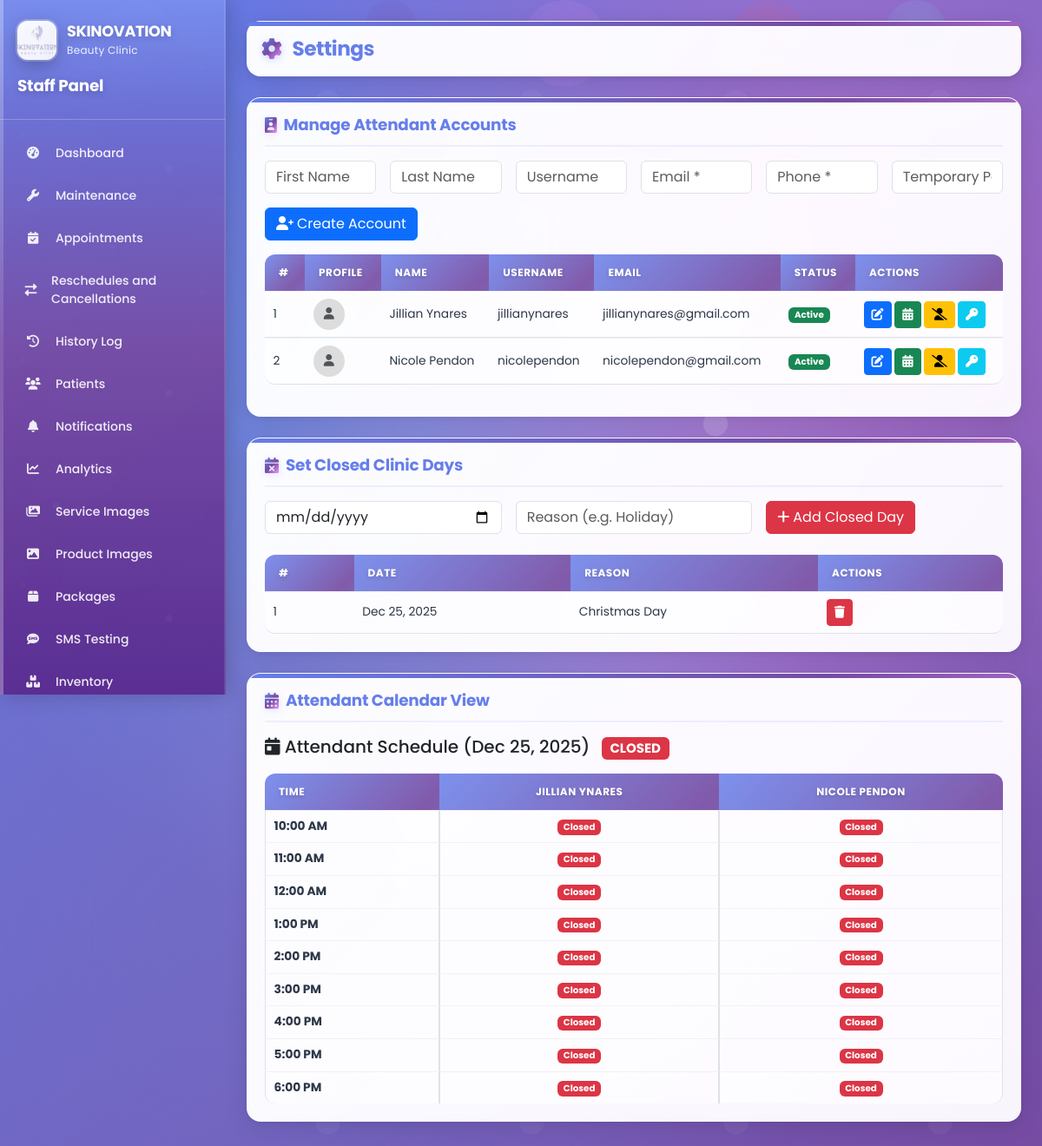
/appointments/admin/settings/ (signed in), run on the app's committed database.
### accounts/models.py (models this page shows, shortened)
class User(AbstractUser):
    USER_TYPE_CHOICES = [
        ('patient', 'Patient'),
        ('admin', 'Staff'),
        ('owner', 'Owner'),
        ('attendant', 'Attendant'),
    ]
    GENDER_CHOICES = [
        ('male', 'Male'),
        ('female', 'Female'),
        ('other', 'Other'),
    ]
    CIVIL_STATUS_CHOICES = [
        ('single', 'Single'),
        ('married', 'Married'),
        ('widowed', 'Widowed'),
        ('divorced', 'Divorced'),
        ('separated', 'Separated'),
    ]
    user_type = models.CharField(max_length=10, choices=USER_TYPE_CHOICES, default='patient')
    phone = models.CharField(
        max_length=20,
        validators=[RegexValidator(
            regex=r'^\+?1?\d{9,15}$',
            message="Phone number must be entered in the format: '+999999999'. Up to 15 digits allowed."
        )],
        blank=True
    )
    middle_name = models.CharField(max_length=255, blank=True, null=True)
    address = models.TextField(blank=True, null=True, help_text="Complete address")
    gender = models.CharField(max_length=10, choices=GENDER_CHOICES, blank=True, null=True)
    civil_status = models.CharField(max_length=10, choices=CIVIL_STATUS_CHOICES, blank=True, null=True)
    birthday = models.DateField(blank=True, null=True)
    occupation = models.CharField(max_length=255, blank=True, null=True)
    profile_picture = models.ImageField(upload_to='profile_pictures/', blank=True, null=True)
    archived = models.BooleanField(default=False)
    created_at = models.DateTimeField(auto_now_add=True)
    updated_at = models.DateTimeField(auto_now=True)
    class Meta:
        db_table = 'users'

### appointments/models.py (models this page shows, shortened)
class ClosedDay(models.Model):
    date = models.DateField(unique=True)
    reason = models.CharField(max_length=255, blank=True, null=True)
    created_at = models.DateTimeField(auto_now_add=True)
    class Meta:
        db_table = 'closed_days'
        ordering = ['-date']

### appointments/admin_views.py (the view)
# urls.py: path('admin/settings/', admin_views.admin_settings, name='admin_settings'),
@login_required
@user_passes_test(is_admin)
def admin_settings(request):
    from .models import ClosedDay
    closed_days = ClosedDay.objects.all()
    attendant_users = User.objects.filter(user_type='attendant').order_by('username')
    active_attendant_users = User.objects.filter(user_type='attendant', is_active=True).order_by('username')
    attendant_users_with_profiles = []
    attendant_display_names = {}
    for user in attendant_users:
        try:
            profile = user.attendant_profile
            attendant_users_with_profiles.append((user, profile))
        except AttendantProfile.DoesNotExist:
            attendant_users_with_profiles.append((user, None))
        except Exception as e:
            from django.db import OperationalError
            if isinstance(e, OperationalError):
                attendant_users_with_profiles.append((user, None))
            else:
                attendant_users_with_profiles.append((user, None))
        attendant_display_names[user.id] = get_attendant_display_name(user)
    hours = ['10', '11', '12', '13', '14', '15', '16', '17', '18']
    today = timezone.now().date()
    is_today_closed = ClosedDay.objects.filter(date=today).exists()
    context = {
        'closed_days': closed_days,
        'hours': hours,
        'attendant_users': attendant_users,
        'active_attendant_users': active_attendant_users,
        'attendant_users_with_profiles': attendant_users_with_profiles,
        'attendant_display_names': attendant_display_names,
        'is_today_closed': is_today_closed,
        'today': today,
    }
    return render(request, 'appointments/admin_settings.html', context)

### appointments/admin_views.py (called while the page is built)
def is_admin(user):
    return user.is_authenticated and user.user_type == 'admin'

def get_attendant_display_name(user):
    import re
    match = re.search(r'attendant(\d+)', user.username.lower())
    if match:
        number = match.group(1)
        name = user.get_full_name() or user.username
        return f"Attendant {number} - {name}"
    return user.get_full_name() or user.username

### appointments/context_processors.py (called while the page is built)
def notification_count(request):
    if request.user.is_authenticated:
        if request.user.user_type == 'admin':
            count = Notification.objects.filter(patient__isnull=True, is_read=False).count()
        elif request.user.user_type == 'owner':
            count = Notification.objects.filter(patient__isnull=True, is_read=False).count()
        elif request.user.user_type == 'attendant':
            count = Notification.objects.filter(
                (Q(patient=request.user) | Q(patient__isnull=True)),
                is_read=False
            ).count()
        else:
            count = Notification.objects.filter(patient=request.user, is_read=False).count()
    else:
        count = 0
    return {
        'notification_count': count
    }

### appointments/templatetags/appointment_filters.py (called while the page is built)
@register.filter
def attendant_display_name(user):
    if not user:
        return ""
    match = re.search(r'attendant(\d+)', user.username.lower())
    if match:
        number = match.group(1)
        name = user.get_full_name() or user.username
        return f"Attendant {number} - {name}"
    return user.get_full_name() or user.username

@register.simple_tag
def get_weekdays():
    return ['Monday', 'Tuesday', 'Wednesday', 'Thursday', 'Friday', 'Saturday', 'Sunday']

### templates/appointments/admin_settings.html (shortened to what this page needs)
{% extends 'appointments/admin_base.html' %}
{% load static %}
{% load appointment_filters %}
{% block content %}
<div class="content-header">
    <h1 class="page-title">
        <i class="fas fa-cog"></i>
        Settings
    </h1>
</div>
<div class="content-card mb-4">
    <h3 class="card-title">
        <i class="fas fa-id-badge"></i>
        Manage Attendant Accounts
    </h3>
    <form method="post" action="{% url 'appointments:admin_create_attendant_user' %}" class="row g-3 mb-3">
        <div class="col-md-2">
            <input type="text" name="first_name" class="form-control" placeholder="First Name" required id="attendant_first_name" style="text-transform: capitalize;">
        </div>
        <div class="col-md-2">
            <input type="text" name="last_name" class="form-control" placeholder="Last Name" required id="attendant_last_name" style="text-transform: capitalize;">
        </div>
        <div class="col-md-2">
            <input type="text" name="username" class="form-control" placeholder="Username" required id="attendant_username" style="text-transform: capitalize;">
        </div>
        <div class="col-md-2">
            <input type="email" name="email" class="form-control" placeholder="Email *" required>
        </div>
        <div class="col-md-2">
            <input type="text" name="phone" class="form-control" placeholder="Phone *" required maxlength="11" pattern="09[0-9]{9}" title="11-digit Philippine phone number starting with 09">
        </div>
        <div class="col-md-2">
            <input type="text" name="password" class="form-control" placeholder="Temporary Password" required>
        </div>
        <div class="col-12">
            <button type="submit" class="btn btn-primary">
                <i class="fas fa-user-plus me-1"></i>Create Account
            </button>
        </div>
    </form>
    <div class="table-responsive mb-3">
        <table class="table">
            <thead>
                <tr>
                    <th>#</th>
                    <th>PROFILE</th>
                    <th>NAME</th>
                    <th>USERNAME</th>
                    <th>EMAIL</th>
                    <th>STATUS</th>
                    <th>ACTIONS</th>
                </tr>
            </thead>
            <tbody>
                {% for attendant_user in attendant_users %}
                <tr>
                    <td>{{ forloop.counter }}</td>
                    <td>
                        {% if attendant_user.profile_picture %}
                        <img src="{{ attendant_user.profile_picture.url }}" alt="Profile" style="width: 36px; height: 36px; border-radius: 50%; object-fit: cover;">
                        {% else %}
                        <div style="width: 36px; height: 36px; border-radius: 50%; background-color: #ddd; display: flex; align-items: center; justify-content: center;">
                            <i class="fas fa-user text-muted"></i>
                        </div>
                        {% endif %}
                    </td>
                    <td>{{ attendant_user|attendant_display_name }}</td>
                    <td>{{ attendant_user.username }}</td>
                    <td>{{ attendant_user.email|default:"—" }}</td>
                    <td>
                        {% if attendant_user.is_active %}
                            <span class="badge bg-success">Active</span>
                        {% else %}
                            <span class="badge bg-secondary">Inactive</span>
                        {% endif %}
                    </td>
                    <td>
                        <a href="{% url 'appointments:admin_edit_attendant_user' attendant_user.id %}" class="btn btn-sm btn-primary" title="Edit Account">
                            <i class="fas fa-edit"></i>
                        </a>
                        <button type="button" class="btn btn-sm btn-success" data-bs-toggle="modal" data-bs-target="#profileModal{{ attendant_user.id }}" title="Manage Profile">
                            <i class="fas fa-calendar-alt"></i>
                        </button>
                        <a href="{% url 'appointments:admin_toggle_attendant_user' attendant_user.id %}" class="btn btn-sm {% if attendant_user.is_active %}btn-warning{% else %}btn-success{% endif %}" onclick="return confirm('Are you sure you want to {% if attendant_user.is_active %}deactivate{% else %}activate{% endif %} this account?')" title="{% if attendant_user.is_active %}Deactivate{% else %}Activate{% endif %}">
                            <i class="fas {% if attendant_user.is_active %}fa-user-slash{% else %}fa-user-check{% endif %}"></i>
                        </a>
                        <a href="{% url 'appointments:admin_reset_attendant_password' attendant_user.id %}" class="btn btn-sm btn-info text-white" onclick="return confirm('Reset password for {{ attendant_user.username }}? A new temporary password will be generated.')" title="Reset Password">
                            <i class="fas fa-key"></i>
                        </a>
                    </td>
                </tr>
                {% empty %}
                <tr>
                    <td colspan="7" class="text-center text-muted py-2">
                        No attendant accounts found
                    </td>
                </tr>
                {% endfor %}
            </tbody>
        </table>
    </div>
</div>
<div class="content-card mb-4">
    <h3 class="card-title">
        <i class="fas fa-calendar-times"></i>
        Set Closed Clinic Days
    </h3>
    <form method="post" action="{% url 'appointments:admin_add_closed_day' %}" class="row g-3 mb-4">
        <div class="col-md-4">
            <input type="date" name="start_date" class="form-control" required>
        </div>
        <div class="col-md-4">
            <input type="text" name="reason" class="form-control" placeholder="Reason (e.g. Holiday)" required>
        </div>
        <div class="col-md-4">
            <button type="submit" class="btn btn-danger">
                <i class="fas fa-plus me-1"></i>Add Closed Day
            </button>
        </div>
    </form>
    <div class="table-responsive">
        <table class="table">
            <thead>
                <tr>
                    <th>#</th>
                    <th>DATE</th>
                    <th>REASON</th>
                    <th>ACTIONS</th>
                </tr>
            </thead>
            <tbody>
                {% for closed_day in closed_days %}
                <tr>
                    <td>{{ forloop.counter }}</td>
                    <td>{{ closed_day.date|date:"M d, Y" }}</td>
                    <td>{{ closed_day.reason }}</td>
                    <td>
                        <a href="{% url 'appointments:admin_delete_closed_day' closed_day.id %}" class="btn btn-sm btn-danger" onclick="return confirm('Are you sure you want to delete this closed day?')">
                            <i class="fas fa-trash"></i>
                        </a>
                    </td>
                </tr>
                {% empty %}
                <tr>
                    <td colspan="4" class="text-center text-muted py-3">
                        No closed days set
                    </td>
                </tr>
                {% endfor %}
            </tbody>
        </table>
    </div>
</div>
<div class="content-card">
    <h3 class="card-title">
        <i class="fas fa-calendar-alt"></i>
        Attendant Calendar View
    </h3>
    <h5 class="mb-3">
        <i class="fas fa-calendar-day"></i>
        Attendant Schedule ({{ today|date:"M d, Y" }})
        {% if is_today_closed %}
            <span class="badge bg-danger ms-2">CLOSED</span>
        {% endif %}
    </h5>
    <div class="table-responsive">
        <table class="table table-bordered">
            <thead>
                <tr>
                    <th>TIME</th>
                    {% for attendant_user in active_attendant_users %}
                    <th class="text-center">
                        {{ attendant_user|attendant_display_name }}
                    </th>
                    {% endfor %}
                </tr>
            </thead>
            <tbody>
                {% for hour in hours %}
                <tr>
                    <td><strong>{% if hour|add:0 <= 12 %}{{ hour }}:00 AM{% else %}{{ hour|add:-12 }}:00 PM{% endif %}</strong></td>
                    {% for attendant_user in active_attendant_users %}
                    <td class="text-center">
                        {% if is_today_closed %}
                            <span class="badge bg-danger">Closed</span>
                        {% else %}
                            <span class="badge bg-success">Available</span>
                        {% endif %}
                    </td>
                    {% endfor %}
                </tr>
                {% endfor %}
            </tbody>
        </table>
    </div>
</div>
{% endblock %}

### data on the page
User: username+first_name+last_name "Jillian Ynares", username "jillianynares", email "jillianynares@gmail.com", is_active "Active", username+first_name+last_name "JILLIAN YNARES"
User: username+first_name+last_name "Nicole Pendon", username "nicolependon", email "nicolependon@gmail.com", is_active "Active", username+first_name+last_name "NICOLE PENDON"
ClosedDay: date "Dec 25, 2025", reason "Christmas Day"

### other printed values
{{ hour }} "10" "11" "12"
{{ hour|add:-12 }} "1" "2" "3" "4" "5" "6"
